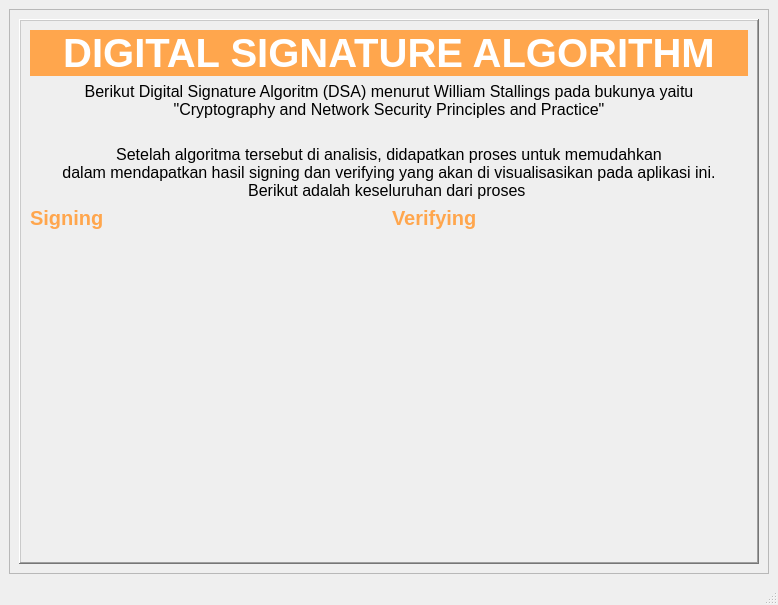
<?xml version="1.0" encoding="UTF-8"?>
<ui version="4.0">
 <class>MainWindow</class>
 <widget class="QMainWindow" name="MainWindow">
  <property name="geometry">
   <rect>
    <x>0</x>
    <y>0</y>
    <width>778</width>
    <height>605</height>
   </rect>
  </property>
  <property name="windowTitle">
   <string>Digital Signature</string>
  </property>
  <widget class="QWidget" name="centralwidget">
   <layout class="QGridLayout" name="gridLayout">
    <item row="0" column="0">
     <widget class="QFrame" name="frame">
      <property name="frameShape">
       <enum>QFrame::StyledPanel</enum>
      </property>
      <property name="frameShadow">
       <enum>QFrame::Raised</enum>
      </property>
      <layout class="QGridLayout" name="gridLayout_4">
       <item row="0" column="0">
        <widget class="QFrame" name="frame_signing">
         <property name="styleSheet">
          <string notr="true"/>
         </property>
         <property name="frameShape">
          <enum>QFrame::WinPanel</enum>
         </property>
         <property name="frameShadow">
          <enum>QFrame::Raised</enum>
         </property>
         <layout class="QGridLayout" name="gridLayout_2">
          <item row="0" column="0">
           <layout class="QVBoxLayout" name="verticalLayout_5">
            <item>
             <widget class="QLabel" name="signing">
              <property name="font">
               <font>
                <pointsize>30</pointsize>
                <weight>75</weight>
                <bold>true</bold>
               </font>
              </property>
              <property name="styleSheet">
               <string notr="true">background-color: rgb(255, 166, 77);
color: rgb(255, 255, 255);</string>
              </property>
              <property name="text">
               <string>DIGITAL SIGNATURE ALGORITHM</string>
              </property>
              <property name="scaledContents">
               <bool>false</bool>
              </property>
              <property name="alignment">
               <set>Qt::AlignCenter</set>
              </property>
              <property name="margin">
               <number>10</number>
              </property>
             </widget>
            </item>
            <item>
             <layout class="QVBoxLayout" name="verticalLayout">
              <item>
               <widget class="QLabel" name="label">
                <property name="font">
                 <font>
                  <pointsize>12</pointsize>
                 </font>
                </property>
                <property name="text">
                 <string>Berikut Digital Signature Algoritm (DSA) menurut William Stallings pada bukunya yaitu
&quot;Cryptography and Network Security Principles and Practice&quot;</string>
                </property>
                <property name="alignment">
                 <set>Qt::AlignCenter</set>
                </property>
               </widget>
              </item>
              <item>
               <widget class="QLabel" name="label_digital_signature">
                <property name="text">
                 <string/>
                </property>
               </widget>
              </item>
             </layout>
            </item>
            <item>
             <layout class="QVBoxLayout" name="verticalLayout_4">
              <item>
               <widget class="QLabel" name="label_2">
                <property name="font">
                 <font>
                  <pointsize>12</pointsize>
                 </font>
                </property>
                <property name="text">
                 <string>Setelah algoritma tersebut di analisis, didapatkan proses untuk memudahkan
dalam mendapatkan hasil signing dan verifying yang akan di visualisasikan pada aplikasi ini.
Berikut adalah keseluruhan dari proses </string>
                </property>
                <property name="alignment">
                 <set>Qt::AlignCenter</set>
                </property>
               </widget>
              </item>
              <item>
               <layout class="QHBoxLayout" name="horizontalLayout">
                <item>
                 <layout class="QVBoxLayout" name="verticalLayout_2">
                  <item>
                   <widget class="QLabel" name="label_3">
                    <property name="font">
                     <font>
                      <pointsize>15</pointsize>
                      <weight>75</weight>
                      <bold>true</bold>
                     </font>
                    </property>
                    <property name="styleSheet">
                     <string notr="true">color: rgb(255, 166, 77);</string>
                    </property>
                    <property name="text">
                     <string>Signing</string>
                    </property>
                   </widget>
                  </item>
                  <item>
                   <widget class="QLabel" name="label_signing">
                    <property name="text">
                     <string/>
                    </property>
                   </widget>
                  </item>
                 </layout>
                </item>
                <item>
                 <layout class="QVBoxLayout" name="verticalLayout_3">
                  <item>
                   <widget class="QLabel" name="label_4">
                    <property name="font">
                     <font>
                      <pointsize>15</pointsize>
                      <weight>75</weight>
                      <bold>true</bold>
                     </font>
                    </property>
                    <property name="styleSheet">
                     <string notr="true">color: rgb(255, 166, 77);</string>
                    </property>
                    <property name="text">
                     <string>Verifying</string>
                    </property>
                   </widget>
                  </item>
                  <item>
                   <widget class="QLabel" name="label_verifying">
                    <property name="text">
                     <string/>
                    </property>
                   </widget>
                  </item>
                 </layout>
                </item>
               </layout>
              </item>
             </layout>
            </item>
            <item>
             <spacer name="verticalSpacer">
              <property name="orientation">
               <enum>Qt::Vertical</enum>
              </property>
              <property name="sizeHint" stdset="0">
               <size>
                <width>20</width>
                <height>40</height>
               </size>
              </property>
             </spacer>
            </item>
            <item>
             <layout class="QHBoxLayout" name="horizontalLayout_4">
              <item>
               <spacer name="horizontalSpacer_2">
                <property name="orientation">
                 <enum>Qt::Horizontal</enum>
                </property>
                <property name="sizeHint" stdset="0">
                 <size>
                  <width>40</width>
                  <height>20</height>
                 </size>
                </property>
               </spacer>
              </item>
              <item>
               <widget class="QPushButton" name="btn_next">
                <property name="font">
                 <font>
                  <weight>75</weight>
                  <bold>true</bold>
                 </font>
                </property>
                <property name="cursor">
                 <cursorShape>SizeHorCursor</cursorShape>
                </property>
                <property name="styleSheet">
                 <string notr="true"/>
                </property>
                <property name="text">
                 <string/>
                </property>
                <property name="autoDefault">
                 <bool>false</bool>
                </property>
                <property name="default">
                 <bool>false</bool>
                </property>
                <property name="flat">
                 <bool>true</bool>
                </property>
               </widget>
              </item>
             </layout>
            </item>
           </layout>
          </item>
         </layout>
        </widget>
       </item>
      </layout>
     </widget>
    </item>
   </layout>
  </widget>
  <widget class="QMenuBar" name="menubar">
   <property name="geometry">
    <rect>
     <x>0</x>
     <y>0</y>
     <width>778</width>
     <height>25</height>
    </rect>
   </property>
  </widget>
  <widget class="QStatusBar" name="statusbar"/>
 </widget>
 <resources>
  <include location="../image.qrc"/>
 </resources>
 <connections/>
</ui>
